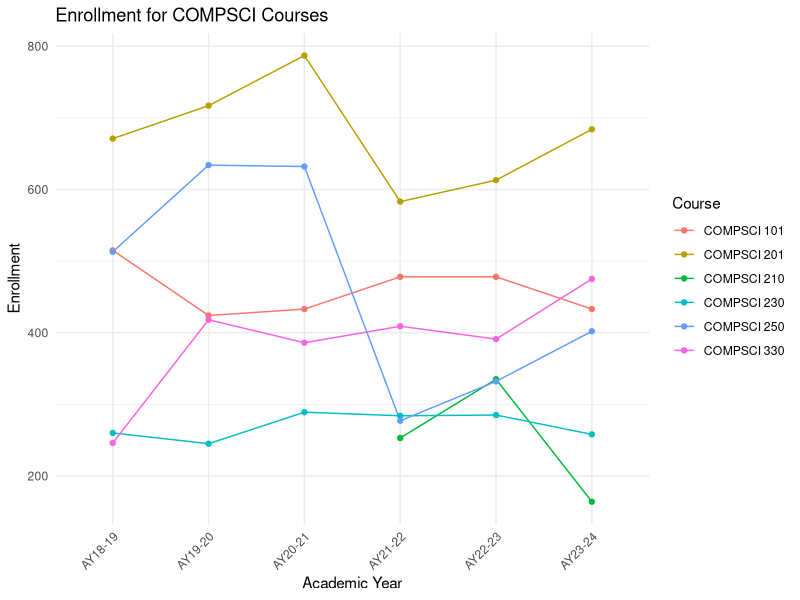
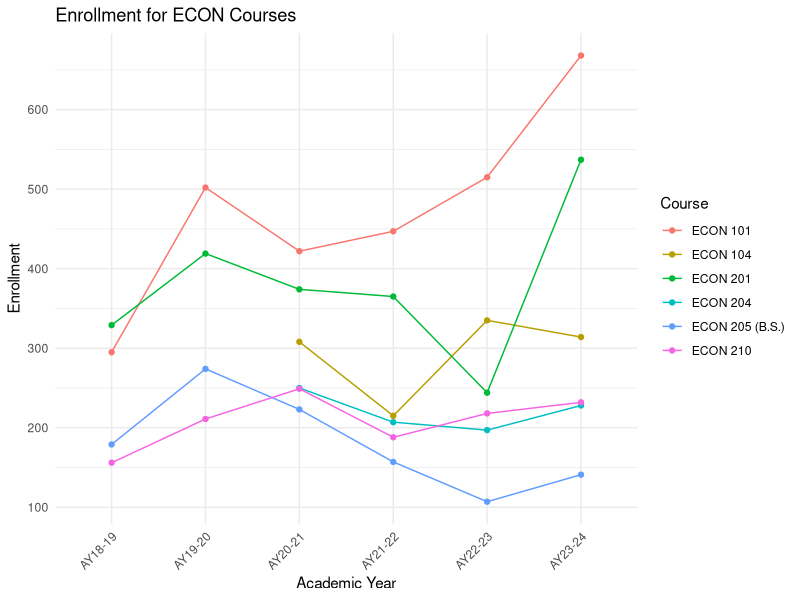
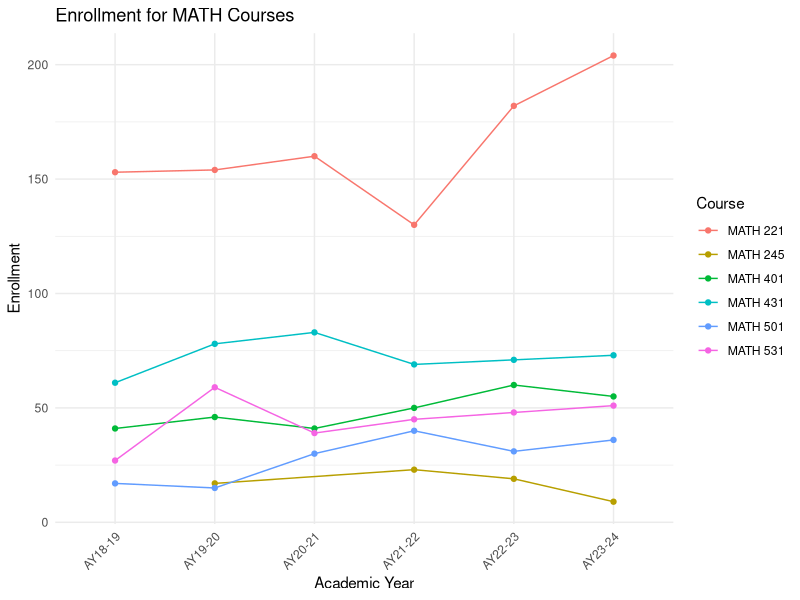
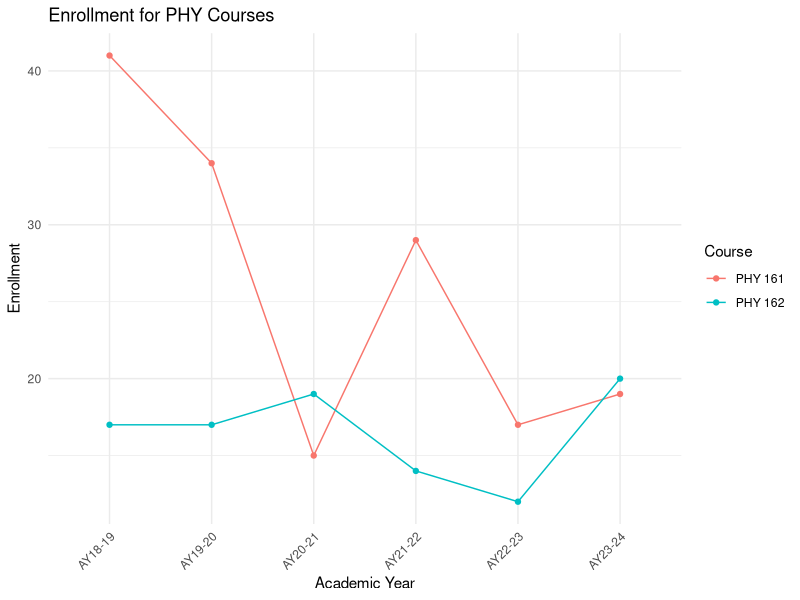
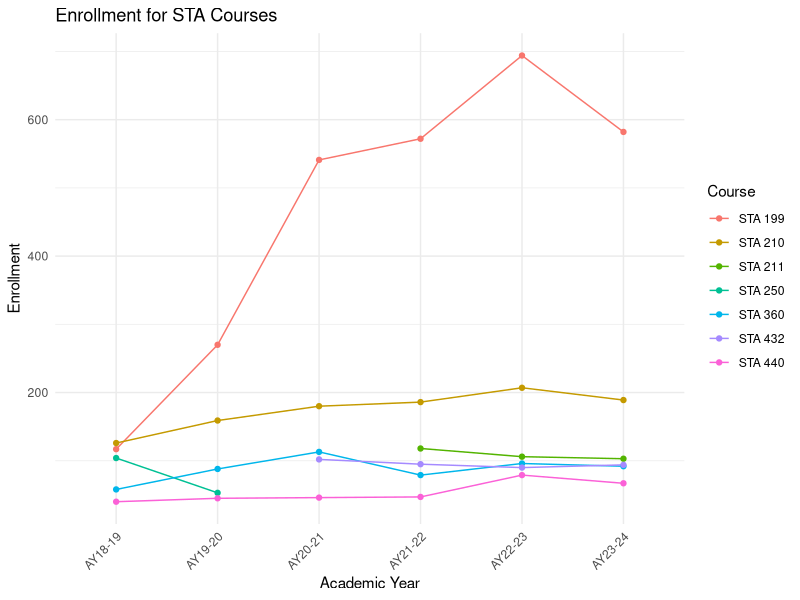
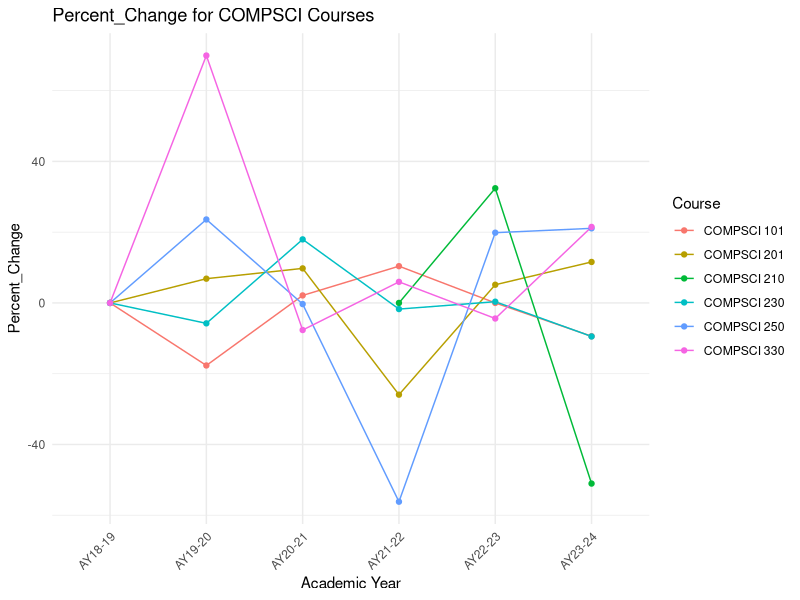
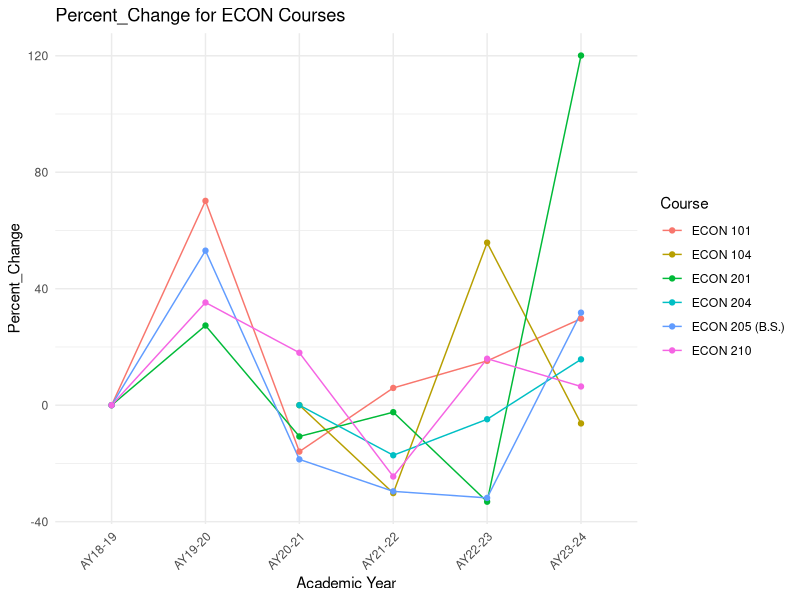
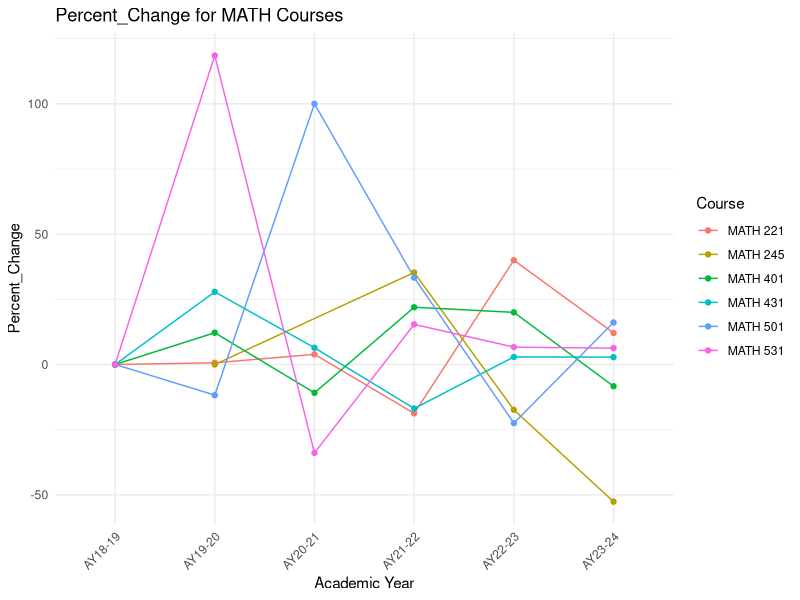

The R script that drew these images, in order:
## ---- chunk 1
options(warn = -1)
suppressPackageStartupMessages(library(dplyr))
suppressPackageStartupMessages(library(readr))
suppressPackageStartupMessages(library(tidyr))
suppressPackageStartupMessages(library(ggplot2))
suppressPackageStartupMessages(library(stringr))
## ---- chunk 2
# Load necessary libraries
library(dplyr)
library(readr)
library(tidyr)
library(ggplot2)
library(stringr)
## ---- chunk 3
# Load the data
data <- read_csv("data/data.csv")

colnames(data)[1] <- "Semester"

# Function to identify academic years based on semesters
identify_academic_year <- function(semester) {
  year <- substr(semester, 2, 4)
  if(substr(semester, 1, 1) == "F") {
    return(paste0("AY", year, "-", as.numeric(year) + 1))
  } else {
    return(paste0("AY", as.numeric(year) - 1, "-", year))
  }
}

# Add academic year column
data$AcademicYear <- sapply(data$Semester, identify_academic_year)

# Group data by academic year, then sum each course's enrollment numbers
yearly_sum <- data %>%
  group_by(AcademicYear) %>%
  summarise(across(-Semester, sum, na.rm = TRUE))

# Now, pivot the data to long format to identify active years easily
data_long <- yearly_sum %>%
  pivot_longer(-AcademicYear, names_to = "Course", values_to = "Enrollment")

# Identify years with any active enrollments (sum of enrollments across courses > 0)
active_years <- data_long %>%
  group_by(AcademicYear) %>%
  summarise(TotalEnrollment = sum(Enrollment, na.rm = TRUE)) %>%
  filter(TotalEnrollment > 0) %>%
  select(AcademicYear)

# Filter the original yearly_sum to include only active years
yearly_sum_active <- yearly_sum %>%
  filter(AcademicYear %in% active_years$AcademicYear)

# Print the yearly sum of enrollments for each course in active years
print(yearly_sum_active)

## ---- chunk 4

# Pivot the data to a long format for easier calculations
data_long <- yearly_sum %>%
  pivot_longer(-AcademicYear, names_to = "Course", values_to = "Enrollment") %>%
  filter(Enrollment > 0) # Ensure we only consider courses with enrollments

# Fill in missing enrollments with 0 for courses not offered in some years
data_long <- data_long %>%
  group_by(Course, AcademicYear) %>%
  summarize(Enrollment = sum(Enrollment, na.rm = TRUE), .groups = 'drop')

# Calculate the percentage change
data_long <- data_long %>%
  arrange(Course, AcademicYear) %>%
  group_by(Course) %>%
  mutate(Percent_Change = if_else(Enrollment == 0, 0, (Enrollment - lag(Enrollment, default = first(Enrollment))) / lag(Enrollment, default = first(Enrollment)) * 100)) %>%
  ungroup()

# Replace NA in Percent_Change with 0 for the first year a course is introduced
data_long$Percent_Change[is.na(data_long$Percent_Change)] <- 0

# View the result
print(data_long)
## ---- chunk 5

# Identify unique course prefixes (assuming course codes are consistent in format)
course_prefixes <- unique(gsub("([A-Z]+).*", "\\1", data_long$Course))

# Print course prefixes for verification
print(course_prefixes)

# Function to plot data for each subject area
plot_subject_area <- function(data, metric, course_prefixes) {
  for(prefix in course_prefixes) {
    current_data <- data %>% 
      filter(str_detect(Course, pattern = paste0("^", prefix))) %>%
      arrange(Course, AcademicYear)
    
    p <- ggplot(current_data, aes(x = AcademicYear, y = !!sym(metric), color = Course, group = Course)) +
      geom_line() +
      geom_point() +
      theme_minimal() +
      labs(title = paste(metric, "for", prefix, "Courses"),
           x = "Academic Year", y = metric, color = "Course") +
      theme(axis.text.x = element_text(angle = 45, hjust = 1))
    
    print(p)
  }
}

# Identify unique course prefixes
course_prefixes <- unique(str_extract(data_long$Course, "^[A-Z]+"))

# Plot total enrollments for each subject area
plot_subject_area(data_long, "Enrollment", course_prefixes)

# Plot percentage change for each subject area
plot_subject_area(data_long, "Percent_Change", course_prefixes)


## ---- chunk 6

# Loop through each course prefix to fit linear models
model_results <- list()
for(prefix in course_prefixes) {
  # Filter data for the current prefix
  department_subset <- data_long %>%
    filter(grepl(paste0("^", prefix), Course)) %>%
    group_by(AcademicYear) %>%
    summarize(TotalEnrollment = sum(Enrollment, na.rm = TRUE), .groups = 'drop') %>%
    mutate(AcademicYearNumeric = as.numeric(factor(AcademicYear)))

  # Fit the linear model
  model <- lm(TotalEnrollment ~ AcademicYearNumeric, data = department_subset)
  model_results[[prefix]] <- list("model" = model, "data" = department_subset)
}

# Optionally, print summary of models for each prefix
# lapply(model_results, function(x) summary(x$model))

## ---- chunk 7

for(prefix in course_prefixes) {
  department_subset <- model_results[[prefix]]$data
  p <- ggplot(department_subset, aes(x = AcademicYearNumeric, y = TotalEnrollment)) +
    geom_line(aes(color = prefix), size = 1) +  # Line for each prefix
    geom_point(aes(color = prefix), size = 3) +  # Dots for each data point
    geom_smooth(method = "lm", se = FALSE, linetype = "dashed", color = "black", size = 1) +  # Black, dashed trendline
    scale_x_continuous(breaks = department_subset$AcademicYearNumeric, labels = department_subset$AcademicYear) +  
    labs(title = paste("Total Enrollment Trend for", prefix),
         x = "Academic Year", y = "Total Enrollment",
         color = "Course", linetype = "Trendline") +  # Adjust legend title for linetype
    theme_minimal() +
    theme(axis.text.x = element_text(angle = 45, hjust = 1))

  print(p)
}



